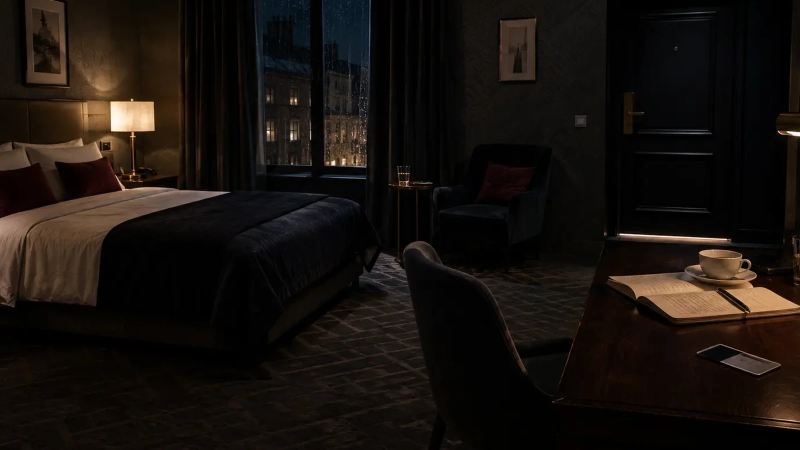
#> input picture assets/room-407-evidence.webp, 1600 x 900 px (shown at 1/2 size)
$ python room-407-photo-inpaint.py
#> lines starting #> are read from the running program, lines starting #| are printed output that depends on the picture; after the words box and inside, x2 and y2 are one past the last pixel; in counts of white or black regions, pixels touching at a corner belong together
#!/usr/bin/env python3
from pathlib import Path
import os
import cv2
import numpy as np

root = Path(__file__).resolve().parents[1]
src = root / 'assets' / 'room-407-evidence.webp'
out = root / 'artifacts' / 'room-407-photo-candidates'
out.mkdir(parents=True, exist_ok=True)

img = cv2.imread(str(src), cv2.IMREAD_COLOR)
#> img is the input picture: shape (900, 1600, 3); mean B, G, R 13.5, 17.7, 23.3
if img is None:
    raise SystemExit(f'Could not read {src}')
h, w = img.shape[:2]
#> h = 900; w = 1600

cv2.imwrite(str(out / 'original.webp'), img, [cv2.IMWRITE_WEBP_QUALITY, 96])

# Keep the inpaint alternatives for audit comparison only. They are not used
# as the final asset because smooth wood makes any synthetic fill too visible.
candidates = {
    'a-tight': (0.786, 0.742, 0.060, 0.043, 5),
    'b-medium': (0.780, 0.736, 0.072, 0.052, 7),
    'c-wide': (0.775, 0.730, 0.083, 0.062, 9),
}
for name, (xf, yf, wf, hf, radius) in candidates.items():
    x0, y0 = int(w * xf), int(h * yf)
    x1, y1 = int(w * (xf + wf)), int(h * (yf + hf))
    mask = np.zeros((h, w), dtype=np.uint8)
    cv2.rectangle(mask, (x0, y0), (x1, y1), 255, -1)
    k = max(3, int(min(wf*w, hf*h) * 0.18) | 1)
    mask = cv2.GaussianBlur(mask, (k, k), 0)
    mask = np.where(mask > 42, 255, 0).astype(np.uint8)
    cleaned = cv2.inpaint(img, mask, radius, cv2.INPAINT_TELEA)
    cv2.imwrite(str(out / f'{name}.webp'), cleaned, [cv2.IMWRITE_WEBP_QUALITY, 96])
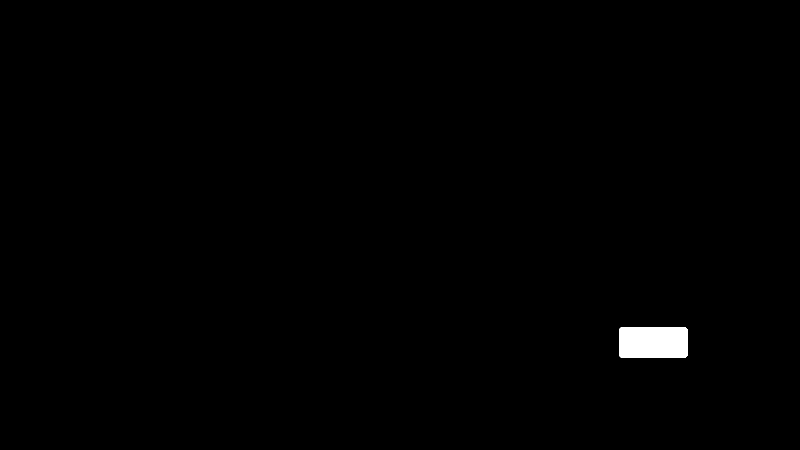
#> mask: shape (900, 1600) (shown at 1/2 size); 0.57% white; 1 white region, box (x1, y1, x2, y2) and area: (1238, 655, 1375, 715) 8196

# Final candidate: a natural 16:9 recrop that removes the ambiguous object at
# the far right of the desk while retaining the phone, cup, notebook and door.
# Source is 1600x900; ratios make the transform deterministic.
x0 = 0
y0 = round(h * (62 / 900))
#> y0 = 62
x1 = round(w * (1380 / 1600))
#> x1 = 1380
y1 = round(h * (838 / 900))
#> y1 = 838
recrop = img[y0:y1, x0:x1]
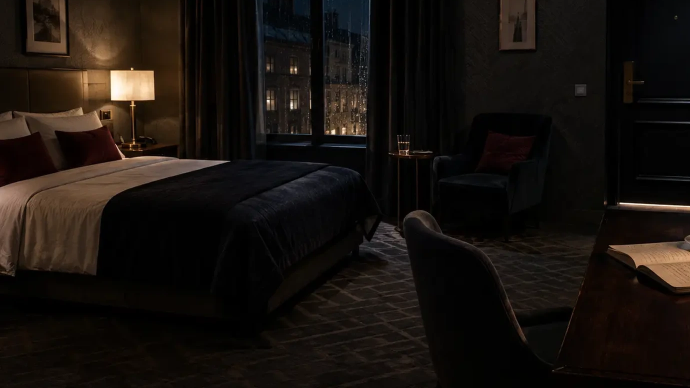
#> recrop: shape (776, 1380, 3) (shown at 1/2 size); mean B, G, R 14, 18.2, 23.7
recrop = cv2.resize(recrop, (w, h), interpolation=cv2.INTER_LANCZOS4)
#> recrop: shape (900, 1600, 3)
final_path = out / 'd-recrop-clean.webp'
cv2.imwrite(str(final_path), recrop, [cv2.IMWRITE_WEBP_QUALITY, 92])

if os.environ.get('APPLY_CLEAN') == '1':
    cv2.imwrite(str(src), recrop, [cv2.IMWRITE_WEBP_QUALITY, 92])
    print({'applied': str(src), 'width': w, 'height': h})
else:
    print({'width': w, 'height': h, 'candidates': [*candidates, 'd-recrop-clean'], 'out': str(out)})
#| {'width': 1600, 'height': 900, 'candidates': ['a-tight', 'b-medium', 'c-wide', 'd-recrop-clean'], 'out': 'artifacts/room-407-photo-candidates'}

$ run again, with assets/reference-archive-bottom-mid.webp copied over assets/room-407-evidence.webp
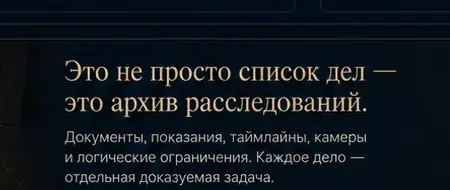
#> input picture assets/reference-archive-bottom-mid.webp, 450 x 190 px
#> img is the input picture: shape (190, 450, 3); mean B, G, R 30.3, 24.2, 16.9
#> `recrop = img[y0:y1, x0:x1]`:
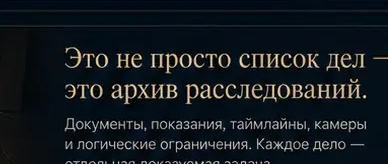
#> recrop: shape (164, 388, 3); mean B, G, R 31.6, 26.4, 19.8
#> `recrop = cv2.resize(recrop, (w, h), interpolation=cv2.INTER_LANCZOS4)`:
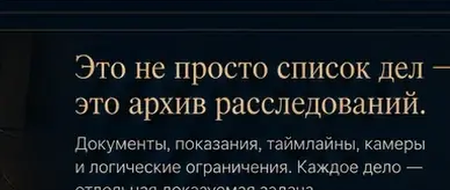
#> recrop: shape (190, 450, 3); mean B, G, R 31.7, 26.5, 19.9
#| {'width': 450, 'height': 190, 'candidates': ['a-tight', 'b-medium', 'c-wide', 'd-recrop-clean'], 'out': 'artifacts/room-407-photo-candidates'}
